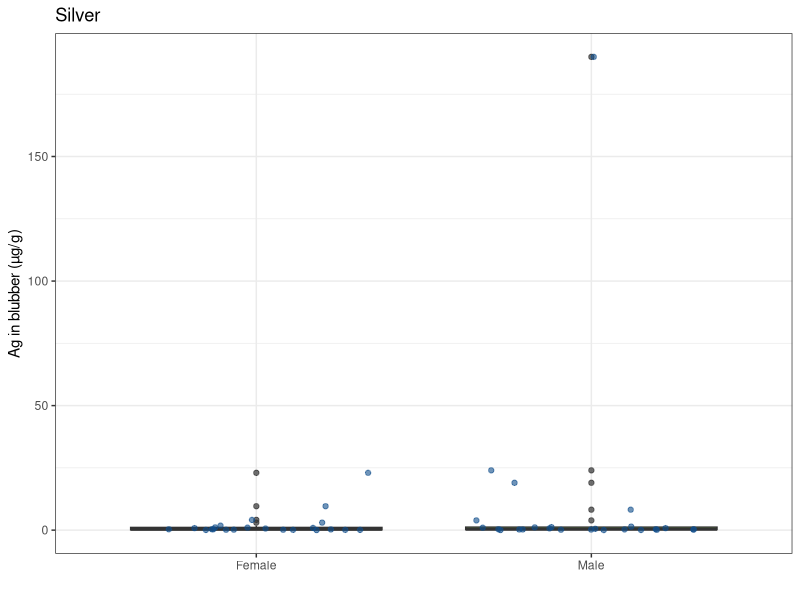
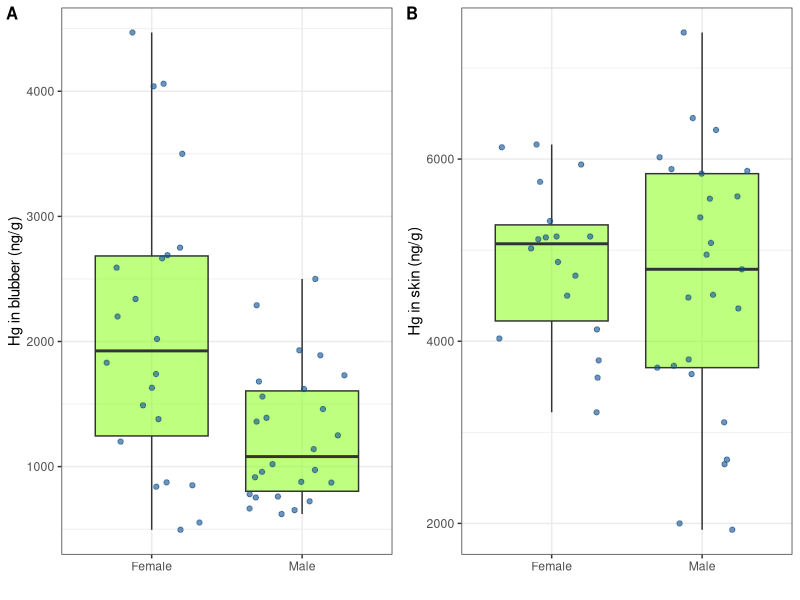
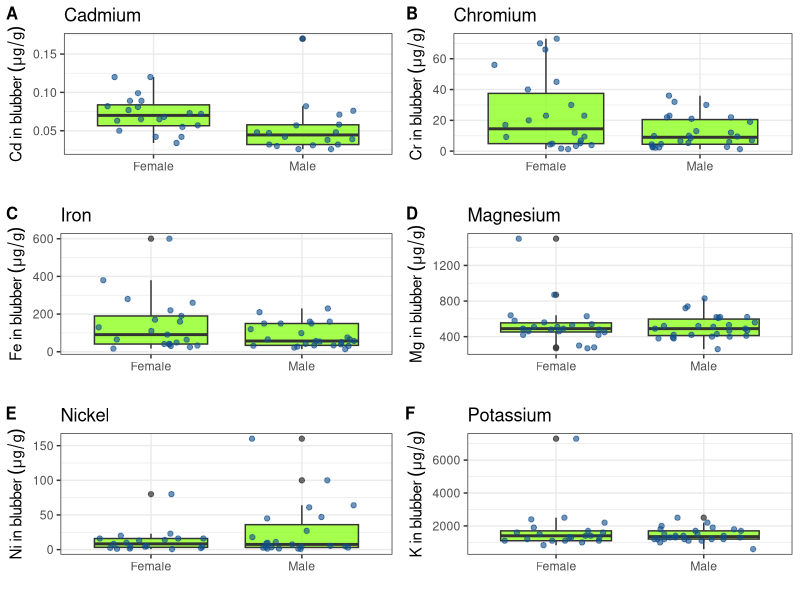
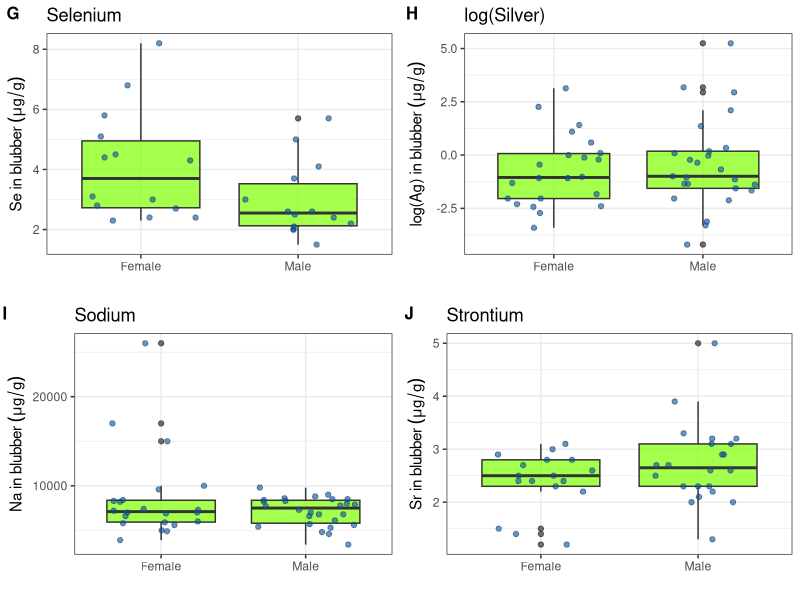
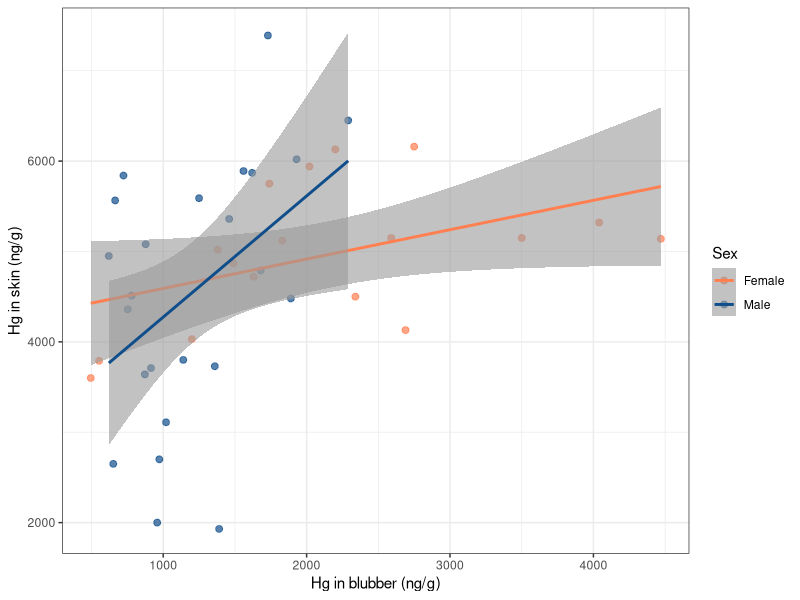

Generate these figures, in order, with R:
######################################
#  CODE FOR ANALYSIS OF PILOT WHALE  #
#  CONTAMINANT DATA.                 #
#                                    #
#         Last updated:              #
#          01-APR-2025               #
#                                    #
#             by                     #
#         Tim Frasier                #
######################################

#-----------------------------#
#  LOAD APPROPRIATE PACKAGES  #
#-----------------------------#
library(ggplot2)
library(cowplot)


#----------------------------#
#      LOAD THE DATA         #
#----------------------------#
data <- read.table("../data/contaminants.csv", header = TRUE, sep = ",")


#----------------------------#
#    VISUALIZE THE DATA      #
#----------------------------#

#--- Boxplots of all measurements for males versus females ---#

# Hg Skin and Blubber
skin <- ggplot(data) +
  theme_bw() +
  geom_boxplot(aes(x = Sex, y = Hg_skin_ng_g), fill = "chartreuse", alpha = 0.5) +
  geom_jitter(aes(x = Sex, y = Hg_skin_ng_g), color = "dodgerblue4", height = 0, width = 0.35, alpha = 0.6) +
  labs(
    x = "",
    y = "Hg in skin (ng/g)"
  )

# Hg Blubber
blubber <- ggplot(data) +
  theme_bw() +
  geom_boxplot(aes(x = Sex, y = Hg_blubber_ng_g), fill = "chartreuse", alpha = 0.5) +
  geom_jitter(aes(x = Sex, y = Hg_blubber_ng_g), color = "dodgerblue4", height = 0, width = 0.35, alpha = 0.6) +
  labs(
    x = "",
    y = "Hg in blubber (ng/g)"
  )

# Combined
png("../results/Hg_plots.png", width = 7, height = 3, units = "in", res = 300)
plot_grid(blubber, skin, nrow = 1, ncol = 2, labels = c('A', 'B'), label_size = 12)
dev.off()
#pdf("../results/Hg_plots.pdf", width = 7, height = 3)
#plot_grid(blubber, skin, nrow = 1, ncol = 2, labels = c('A', 'B'), label_size = 12)
#dev.off()

#-------------------------#
#  Statistical Analyses   #
#-------------------------#
Hg_skin_female <- na.omit(data[data$Sex == "Female", 3])
Hg_skin_male <- na.omit(data[data$Sex == "Male", 3])

Hg_blubber_female <- na.omit(data[data$Sex == "Female", 4])
Hg_blubber_male <- na.omit(data[data$Sex == "Male", 4])


#--- Sex differences in skin ---#
t.test(Hg_skin_female, Hg_skin_male)

#--- Sex differences in blubber ---#
t.test(Hg_blubber_female, Hg_blubber_male)

#--- Sex differences between skin and blubber ---#
# Females
t.test(Hg_skin_female, Hg_blubber_female)

# Males
t.test(Hg_skin_male, Hg_blubber_male)


#--- Cd ---#
Cd <- ggplot(data) +
  theme_bw() +
  geom_boxplot(aes(x = Sex, y = Cd_blubber_ug_g), fill = "chartreuse", alpha = 0.7) +
  geom_jitter(aes(x = Sex, y = Cd_blubber_ug_g), color = "dodgerblue4", height = 0, width = 0.35, alpha = 0.6) +
  labs(
    title = "Cadmium",
    x = "",
    y = bquote("Cd in blubber"~(mu*g/g))
  )

# Stats
Cd_female <- na.omit(data[data$Sex == "Female", 5])
Cd_male <- na.omit(data[data$Sex == "Male", 5])
t.test(Cd_female, Cd_male)


#--- Cr ---#
Cr <- ggplot(data) +
  theme_bw() +
  geom_boxplot(aes(x = Sex, y = Cr_blubber_ug_g), fill = "chartreuse", alpha = 0.7) +
  geom_jitter(aes(x = Sex, y = Cr_blubber_ug_g), color = "dodgerblue4", height = 0, width = 0.35, alpha = 0.6) +
  labs(
    title = "Chromium",
    x = "",
    y = bquote("Cr in blubber"~(mu*g/g))
  )

# Stats
Cr_female <- na.omit(data[data$Sex == "Female", 6])
Cr_male <- na.omit(data[data$Sex == "Male", 6])
t.test(Cr_female, Cr_male)


#--- Fe ---#
Fe <- ggplot(data) +
  theme_bw() +
  geom_boxplot(aes(x = Sex, y = Fe_blubber_ug_g), fill = "chartreuse", alpha = 0.7) +
  geom_jitter(aes(x = Sex, y = Fe_blubber_ug_g), color = "dodgerblue4", height = 0, width = 0.35, alpha = 0.6) +
  labs(
    title = "Iron",
    x = "",
    y = bquote("Fe in blubber"~(mu*g/g))
  )

# Stats
Fe_female <- na.omit(data[data$Sex == "Female", 7])
Fe_male <- na.omit(data[data$Sex == "Male", 7])
t.test(Fe_female, Fe_male)


#--- Mg ---#
Mg <- ggplot(data) +
  theme_bw() +
  geom_boxplot(aes(x = Sex, y = Mg_blubber_ug_g), fill = "chartreuse", alpha = 0.7) +
  geom_jitter(aes(x = Sex, y = Mg_blubber_ug_g), color = "dodgerblue4", height = 0, width = 0.35, alpha = 0.6) +
  labs(
    title = "Magnesium",
    x = "",
    y = bquote("Mg in blubber"~(mu*g/g))
  )

# Stats
Mg_female <- na.omit(data[data$Sex == "Female", 8])
Mg_male <- na.omit(data[data$Sex == "Male", 8])
t.test(Mg_female, Mg_male)

#--- Ni ---#
Ni <- ggplot(data) +
  theme_bw() +
  geom_boxplot(aes(x = Sex, y = Ni_blubber_ug_g), fill = "chartreuse", alpha = 0.7) +
  geom_jitter(aes(x = Sex, y = Ni_blubber_ug_g), color = "dodgerblue4", height = 0, width = 0.35, alpha = 0.6) +
  labs(
    title = "Nickel",
    x = "",
    y = bquote("Ni in blubber"~(mu*g/g))
  )

# Stats
Ni_female <- na.omit(data[data$Sex == "Female", 9])
Ni_male <- na.omit(data[data$Sex == "Male", 9])
t.test(Ni_female, Ni_male)


#--- K ---#
K <- ggplot(data) +
  theme_bw() +
  geom_boxplot(aes(x = Sex, y = K_blubber_ug_g), fill = "chartreuse", alpha = 0.7) +
  geom_jitter(aes(x = Sex, y = K_blubber_ug_g), color = "dodgerblue4", height = 0, width = 0.35, alpha = 0.6) +
  labs(
    title = "Potassium",
    x = "",
    y = bquote("K in blubber"~(mu*g/g))
  )

# Stats
K_female <- na.omit(data[data$Sex == "Female", 10])
K_male <- na.omit(data[data$Sex == "Male", 10])
t.test(K_female, K_male)


#--- Se ---#
Se <- ggplot(data) +
  theme_bw() +
  geom_boxplot(aes(x = Sex, y = Se_blubber_ug_g), fill = "chartreuse", alpha = 0.7) +
  geom_jitter(aes(x = Sex, y = Se_blubber_ug_g), color = "dodgerblue4", height = 0, width = 0.35, alpha = 0.6) +
  labs(
    title = "Selenium",
    x = "",
    y = bquote("Se in blubber"~(mu*g/g))
  )

# Stats
Se_female <- na.omit(data[data$Sex == "Female", 11])
Se_male <- na.omit(data[data$Sex == "Male", 11])
t.test(Se_female, Se_male)


#--- Ag ---#
ggplot(data) +
  theme_bw() +
  geom_boxplot(aes(x = Sex, y = Ag_blubber_ug_g), fill = "chartreuse", alpha = 0.7) +
  geom_jitter(aes(x = Sex, y = Ag_blubber_ug_g), color = "dodgerblue4", height = 0, width = 0.35, alpha = 0.6) +
  labs(
    title = "Silver",
    x = "",
    y = "Ag in blubber (\u00B5g/g)"
  )

# Stats
Ag_female <- na.omit(data[data$Sex == "Female", 12])
Ag_male <- na.omit(data[data$Sex == "Male", 12])
t.test(Ag_female, Ag_male)


# Use log values to show data better
data$Ag_new <- log(data$Ag_blubber_ug_g)
Ag <- ggplot(data) +
  theme_bw() +
  geom_boxplot(aes(x = Sex, y = Ag_new), fill = "chartreuse", alpha = 0.7) +
  geom_jitter(aes(x = Sex, y = Ag_new), color = "dodgerblue4", height = 0, width = 0.35, alpha = 0.6) +
  labs(
    title = "log(Silver)",
    x = "",
    y = bquote("log(Ag) in blubber"~(mu*g/g))
  )

#--- Na ---#
Na <- ggplot(data) +
  theme_bw() +
  geom_boxplot(aes(x = Sex, y = Na_blubber_ug_g), fill = "chartreuse", alpha = 0.7) +
  geom_jitter(aes(x = Sex, y = Na_blubber_ug_g), color = "dodgerblue4", height = 0, width = 0.35, alpha = 0.6) +
  labs(
    title = "Sodium",
    x = "",
    y = bquote("Na in blubber"~(mu*g/g))
  )

# Stats
Na_female <- na.omit(data[data$Sex == "Female", 13])
Na_male <- na.omit(data[data$Sex == "Male", 13])
t.test(Na_female, Na_male)


#--- Sr ---#
Sr <- ggplot(data) +
  theme_bw() +
  geom_boxplot(aes(x = Sex, y = Sr_blubber_ug_g), fill = "chartreuse", alpha = 0.7) +
  geom_jitter(aes(x = Sex, y = Sr_blubber_ug_g), color = "dodgerblue4", height = 0, width = 0.35, alpha = 0.6) +
  labs(
    title = "Strontium",
    x = "",
    y = bquote("Sr in blubber"~(mu*g/g))
  )

# Stats
Sr_female <- na.omit(data[data$Sex == "Female", 14])
Sr_male <- na.omit(data[data$Sex == "Male", 14])
t.test(Sr_female, Sr_male)

# Combined
pdf("../results/Blubber_plots1.pdf", width = 7, height = 10)
plot_grid(Cd, Cr, Fe, Mg, Ni, K, nrow = 3, ncol = 2, labels = c('A', 'B', 'C', 'D', 'E', 'F'), label_size = 12)
dev.off()

pdf("../results/Blubber_plots2.pdf", width = 7, height = 7)
plot_grid(Se, Ag, Na, Sr, nrow = 2, ncol = 2, labels = c('G', 'H', 'I', 'J'), label_size = 12)
dev.off()


#-----------------------------------------#
#    Comparing Hg in Blubber v Skin       #
#-----------------------------------------#
blubber_v_skin <- ggplot(data) +
  theme_bw() +
  geom_point(aes(y = Hg_skin_ng_g, x = Hg_blubber_ng_g, colour = Sex), size = 2, alpha = 0.7) +
  geom_smooth(aes(y = Hg_skin_ng_g, x = Hg_blubber_ng_g, colour = Sex), method = "lm", alpha = 0.6) +
  scale_color_manual(values = c("coral", "dodgerblue4")) +
  labs(
    x = "Hg in blubber (ng/g)",
    y = "Hg in skin (ng/g)"
  )

png("../results/Hg-blubber_v_Hg-skin.png", width = 4, height = 2.5, units = "in", res = 300)
plot(blubber_v_skin)
dev.off()

#pdf("../results/Hg-blubber_v_Hg-skin.pdf", width = 4.0, height = 2.5)
#plot(blubber_v_skin)
#dev.off()

#--- Statistics of skin vs blubber ---#
# Female
female_Hg <- data[data$Sex == "Female", 3:4]
female_Hg <- female_Hg[complete.cases(female_Hg), ]
model1 <- lm(female_Hg[, 1] ~ female_Hg[, 2])
summary(model1)

# Male
male_Hg <- data[data$Sex == "Male", 3:4]
male_Hg <- male_Hg[complete.cases(male_Hg), ]
model2 <- lm(male_Hg[, 1] ~ male_Hg[, 2])
summary(model2)
